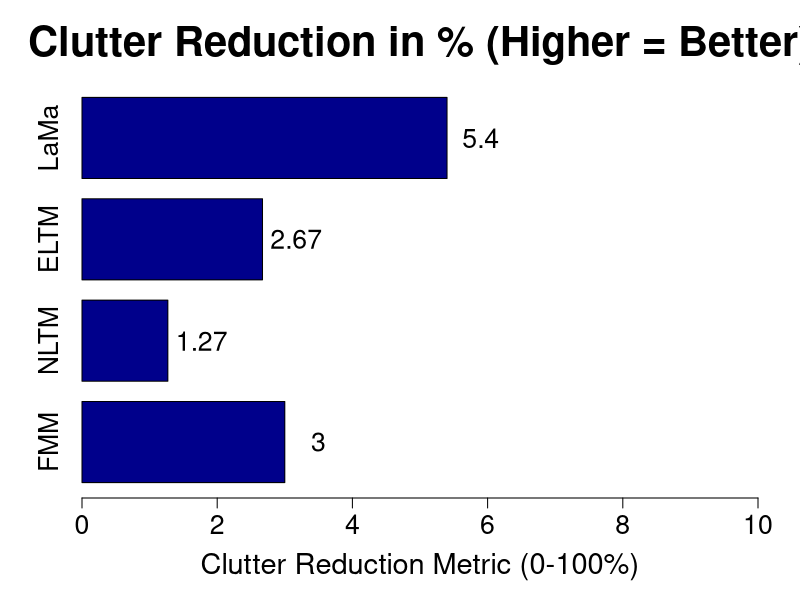

The R source for this figure:
png(filename = "BackgroundClutter.png", 
    width = 2000,   
    height = 1400, 
    res = 225)

x <- c("FMM", "NLTM", "ELTM", "LaMa")
y <- c(3, 1.27, 2.67, 5.4)

bp <- barplot(y, 
              names.arg = x, 
              horiz = TRUE, 
              col = "darkblue", 
              xlab = "Clutter Reduction Metric (0-100%)", 
              main = "Clutter Reduction in % (Higher = Better)", 
              xlim = c(0, 10),
              cex.axis = 1.6,
              cex.names = 1.6,
              cex.lab = 1.74,
              cex.main = 2.5,
              space = 0.25)

text(x = y + 0.5,  
     y = bp,
     labels = y,
     cex = 1.6)

dev.off()
